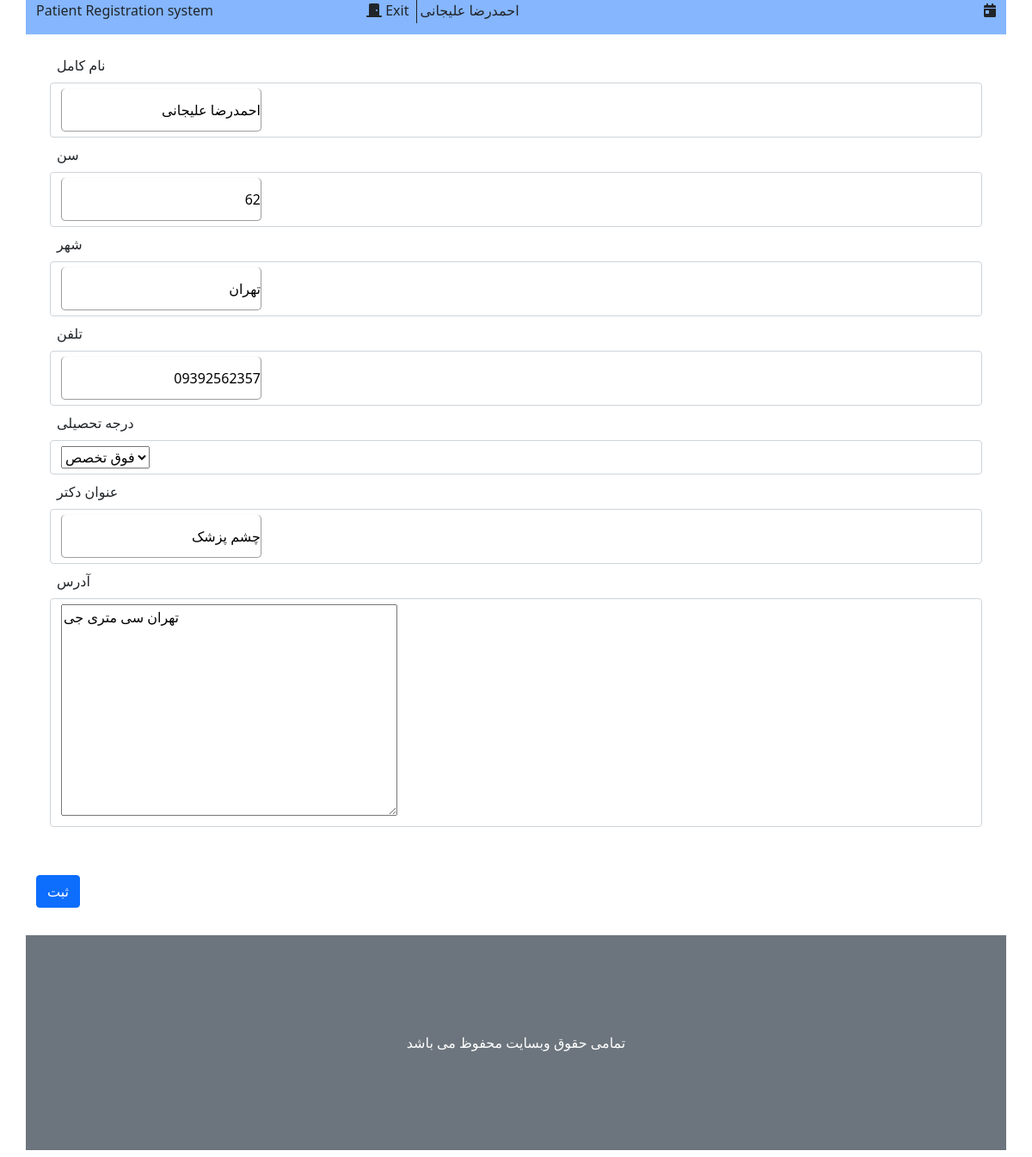
Screenshot of /visit/editDoctorInfo/ (signed in) with the database file from the repository.
### account/models.py (models this page shows, shortened)
class profile(models.Model):
    class Meta:
        verbose_name = 'ساخت حساب دکتر'
        verbose_name_plural = 'ساخت حساب دکتر'
    user = models.OneToOneField(User, on_delete=models.CASCADE, verbose_name='حساب کاربری', null=True)
    fullname = models.CharField('نام کامل', max_length=120, default='')
    age = models.IntegerField('سن', null=True)
    city = models.CharField('شهر', max_length=50, null=True)
    phone = models.CharField('تلفن', max_length=12, null=True)
    Secretary, Doctor, AdminSystem = 0, 1, 2
    role_list = [(Secretary, 'منشی (سطح 0)'), (Doctor, 'دکتر (سطح 1)'), (AdminSystem, 'ادمین سیستم (سطح 3)')]
    role = models.IntegerField('سطح دسترسی', choices=role_list, null=True, default=0, blank=True)
    General, Specialist, SuperSpecialist = 0, 1, 2
    deg = [(General, 'عمومی'), (Specialist, 'تخصص'), (SuperSpecialist, 'فوق تخصص')]
    degree = models.IntegerField('درجه تحصیلی', choices=deg, null=True, blank=True)
    title = models.CharField('عنوان دکتر', null=True, max_length=50)
    address = models.TextField('آدرس', null=True)

### visit/views.py (the view)
# urls.py: path('editDoctorInfo/', edit_info, name='edit_info'),
@login_required
def edit_info(request):
    edit_doctor = EditDoctorInformation(request.POST or None, instance=request.user.profile)
    if request.method == 'POST':
        if edit_doctor.is_valid:
            edit_doctor.save(commit=True)
            return redirect('visit:main_page')
    context = {
        'edit_doctor': edit_doctor,
        'date': time_now
    }
    return render(request, 'visit/edit_info.html', context)

### visit/forms.py
class EditDoctorInformation(forms.ModelForm):
    class Meta:
        model = profile
        exclude = ['user', 'role']

### visit/templates/visit/edit_info.html (shortened to what this page needs)
{% extends "visit/_base.html" %}
{% block main %}
    <form action="" method="post">
        <div class="modal-body">
            <div class="mb-3">
                    {% include "visit/_form.html" with field=edit_doctor.fullname lbl_size=4 %}
                    {% include "visit/_form.html" with field=edit_doctor.age lbl_size=4 %}
                    {% include "visit/_form.html" with field=edit_doctor.city lbl_size=4 %}
                    {% include "visit/_form.html" with field=edit_doctor.phone lbl_size=4 %}
                    {% include "visit/_form.html" with field=edit_doctor.degree lbl_size=4 %}
                    {% include "visit/_form.html" with field=edit_doctor.title lbl_size=4 %}
                    {% include "visit/_form.html" with field=edit_doctor.address lbl_size=4 %}
            </div>
        </div>
        <button class="btn btn-primary my-4" type="submit">ثبت</button>
    </form>
{% endblock %}

### visit/templates/visit/_base.html (shortened to what this page needs)
{% load static %}
<!DOCTYPE html>
<html lang="en">
<head>
    <link rel="stylesheet" href="{% static "visit/css/bootstrap.css" %}">
    <link rel="stylesheet" href="{% static "visit/css/all.css" %}">
</head>
<body>
<div class="container">
    <div class="header">
        <div class="row bg-primary bg-opacity-50">
            <div class="col-4 text-start">
                <p class=""><a href="{% url "visit:main_page" %}" class="text-decoration-none text-dark">Patient Registration system</a></p>
            </div>
            <div class="col-4 center-block">
                {% if user.is_authenticated %}
                    <a class="text-decoration-none border-dark border-end p-1 text-dark" href="{% url "account:logout_view" %}">
                        <i class="fa fa-door-closed"></i>
                        Exit
                    </a>
                    {% if user.profile.fullname == ""%}
                        <span class="p-1"> {{ user.get_username }}</span>
                    {% else %}
                        <span class="p-1">{{ user.profile.fullname }}</span>
                    {% endif %}
                {% endif %}
            </div>
            <div class="col-4 text-end">
            <i class="fa fa-calendar-day"></i>
            </div>
        </div>
    </div>
    <div class="content">
        {% block main %}
        {% endblock %}
    </div>
    <div class="footer">
         <div class="row align-items-center bg-secondary my-2" style="height: 250px">
            <span class="text-center text-white">تمامی حقوق وبسایت محفوظ می باشد</span>
         </div>
    </div>
</div>
</body>
</html>

### visit/templates/visit/_form.html
<label class="col-{{ lbl_size }} m-2" for="{{ field.id_for_label }}">
    {{ field.label }}
</label>
<div class="col-4 inp form-control">
    {{ field }}
</div>

### visit/static/visit/css/all.css (style rules this page uses)
.fa-calendar-day:before { content: "\f783"; }
.fa-door-closed:before { content: "\f52a"; }

### visit/templates/visit/edit_info.html (style rules this page uses)
.inp > input { border: 1px solid #a39e9e; padding: 0; border-top: 0px; box-shadow: 0 0 1px #ccc; height: 50px; border-radius: 5px; direction: rtl; }

### rows the page displays
profile: fullname "احمدرضا علیجانی", age "62", city "تهران", phone "09392562357", degree "فوق تخصص", title "چشم پزشک", address "تهران سی متری جی"

### other values shown
{{ user.profile.fullname }} "احمدرضا علیجانی"
{{ field.label }} "نام کامل سن شهر تلفن درجه تحصیلی عنوان دکتر آدرس"
